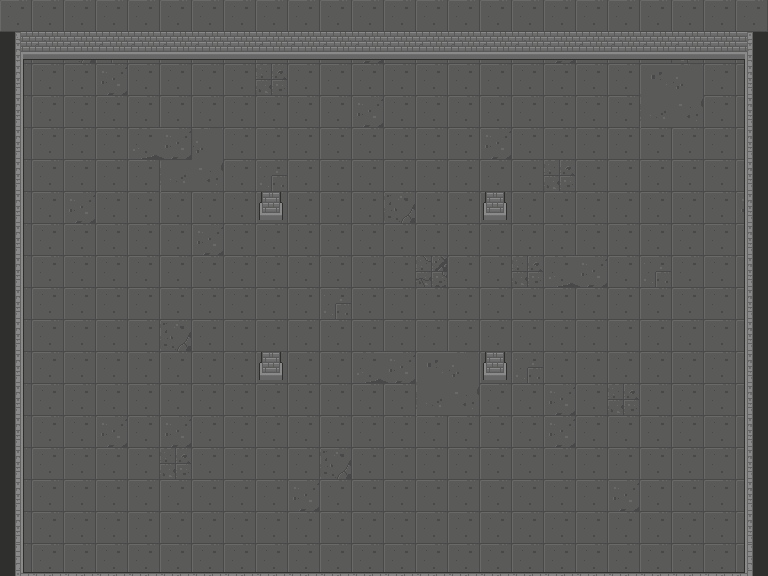

A 2D game scene composited from a Tiled map and its tileset images. What follows is a short description and the map's XML, with each tile layer's data collapsed to a summary:
An orthogonal 24x18 tile map with 32x32 px tiles, 2 tile layers (Floor, Walls), 1 hidden layer not drawn and 14 objects.

<map version="1.2" tiledversion="1.2.4" orientation="orthogonal" renderorder="right-down" width="24" height="18" tilewidth="32" tileheight="32" infinite="0" nextlayerid="5" nextobjectid="15">
 <tileset firstgid="1" name="Dungeon_Tileset" tilewidth="32" tileheight="32" tilecount="320" columns="16">
  <image source="../tileset/Dungeon_Tileset.png" width="512" height="640" />
  <tile id="224">
   <objectgroup draworder="index">
    <object id="1" x="3.021" y="0.046968" width="23.9342" height="27.9206" />
   </objectgroup>
  </tile>
 </tileset>
 <layer id="1" name="Floor" width="24" height="18">
  <data>[432 cells, 432 non-empty, 12 distinct tile ids]</data>
 </layer>
 <layer id="2" name="Walls" width="24" height="18">
  <properties>
   <property name="collides" type="bool" value="true" />
  </properties>
  <data>[432 cells, 82 non-empty, 9 distinct tile ids]</data>
 </layer>
 <layer id="3" name="Upper" width="24" height="18" visible="0">
  <data>[432 cells, 76 non-empty, 10 distinct tile ids]</data>
 </layer>
 <objectgroup id="4" name="Barrels">
  <object id="2" x="166.336" y="166.206" width="19" height="21" />
  <object id="3" x="261.79" y="262.11" width="19" height="21" />
  <object id="4" x="421.516" y="133.173" width="19" height="21" />
  <object id="5" x="646.204" y="167.408" width="19" height="21" />
  <object id="6" x="487.778" y="292.748" width="19" height="21" />
  <object id="7" x="453.016" y="454.804" width="19" height="21" />
  <object id="8" x="102.646" y="421.84" width="19" height="21" />
  <object id="9" x="452.717" y="357.642" width="19" height="21" />
  <object id="10" x="487.076" y="389.546" width="19" height="21" />
  <object id="11" x="678.752" y="167.175" width="19" height="21" />
  <object id="12" x="710.013" y="167.408" width="19" height="21" />
  <object id="13" x="582.025" y="167.408" width="19" height="21" />
  <object id="14" x="646.204" y="135.382" width="19" height="21" />
 </objectgroup>
</map>
